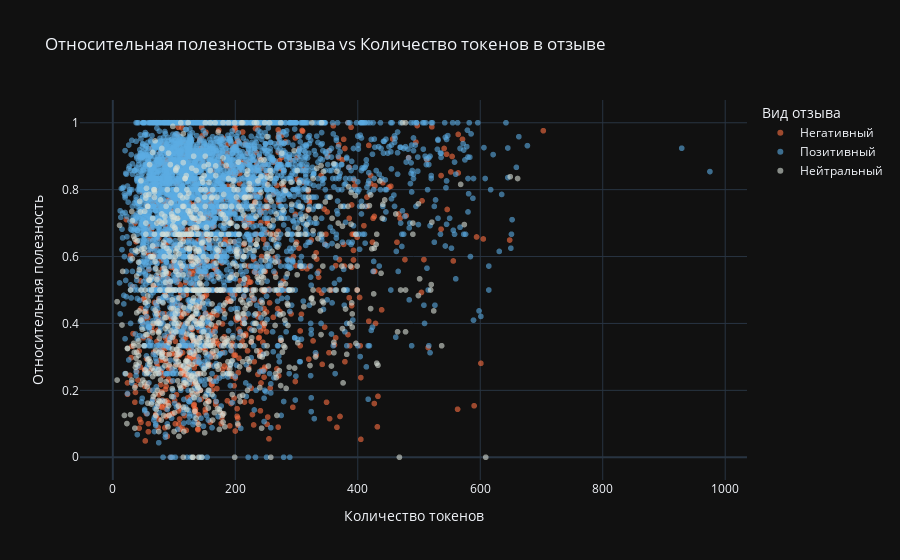

Source (notebook cell):
### Markdown cell above
Посмотрим на соотношение количества токенов в отзыве и его относительную полезность.

### Code cell
data['useful_rel'] = data['comment_useful_positive'] / (data['comment_useful_positive'] + data['comment_useful_negative'])

fig = px.scatter(data, x=data['tokens'].apply(len), y='useful_rel', color='comment_kind', 
                 labels={'x': 'Количество токенов', 'useful_rel': 'Относительная полезность', 'comment_kind': 'Вид отзыва'}, 
                 title='Относительная полезность отзыва vs Количество токенов в отзыве', 
                 color_discrete_sequence=['#fc7042', '#5bace3', '#d8e0d7'], 
                 opacity=0.6)
newnames = {'bad': 'Негативный', 'neutral': 'Нейтральный', 'good': 'Позитивный', '': ''}
fig.for_each_trace(lambda t: t.update(name = newnames[t.name], legendgroup = newnames[t.name], hovertemplate = t.hovertemplate.replace(t.name, newnames[t.name])))
iplot(fig)

### Figure 1 — Plotly figure (JSON) as saved in the notebook; plotly's stock layout.template omitted (floating-point values rounded to 4 significant figures; data arrays with more than 128 entries replaced by an {"elided": "..."} marker saying what was removed)
{"data": [{"hovertemplate": "Вид отзыва=Негативный<br>Количество токенов=%{x}<br>Относительная полезность=%{y}<extra></extra>", "legendgroup": "Негативный", "marker": {"color": "#fc7042", "opacity": 0.6, "symbol": "circle"}, "mode": "markers", "name": "Негативный", "showlegend": true, "x": {"elided": "911 int values"}, "xaxis": "x", "y": {"elided": "911 float values"}, "yaxis": "y", "type": "scattergl"}, {"hovertemplate": "Вид отзыва=Позитивный<br>Количество токенов=%{x}<br>Относительная полезность=%{y}<extra></extra>", "legendgroup": "Позитивный", "marker": {"color": "#5bace3", "opacity": 0.6, "symbol": "circle"}, "mode": "markers", "name": "Позитивный", "showlegend": true, "x": {"elided": "4113 int values"}, "xaxis": "x", "y": {"elided": "4113 float values"}, "yaxis": "y", "type": "scattergl"}, {"hovertemplate": "Вид отзыва=Нейтральный<br>Количество токенов=%{x}<br>Относительная полезность=%{y}<extra></extra>", "legendgroup": "Нейтральный", "marker": {"color": "#d8e0d7", "opacity": 0.6, "symbol": "circle"}, "mode": "markers", "name": "Нейтральный", "showlegend": true, "x": {"elided": "836 int values"}, "xaxis": "x", "y": {"elided": "836 float values"}, "yaxis": "y", "type": "scattergl"}], "layout": {"legend": {"title": {"text": "Вид отзыва"}, "tracegroupgap": 0}, "title": {"text": "Относительная полезность отзыва vs Количество токенов в отзыве"}, "xaxis": {"anchor": "y", "domain": [0.0, 1.0], "title": {"text": "Количество токенов"}}, "yaxis": {"anchor": "x", "domain": [0.0, 1.0], "title": {"text": "Относительная полезность"}}}}
